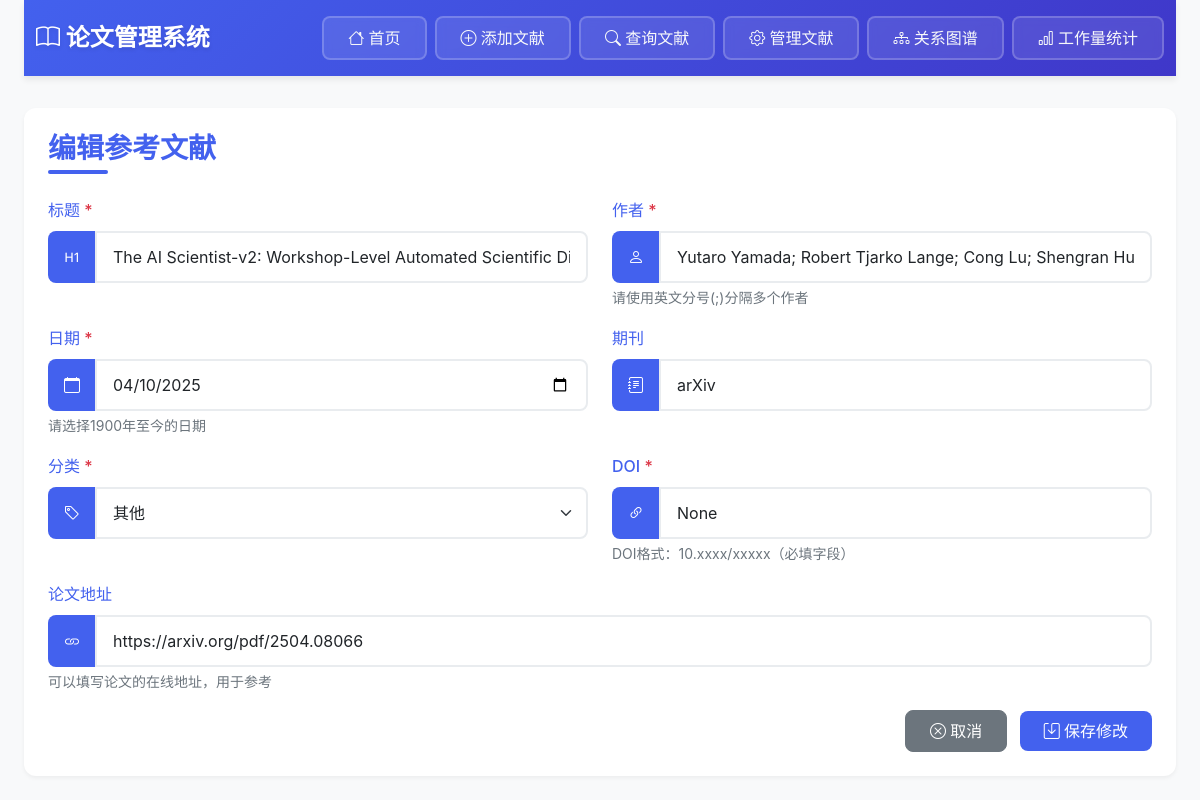
Page /edit/4 on the earlier database version.
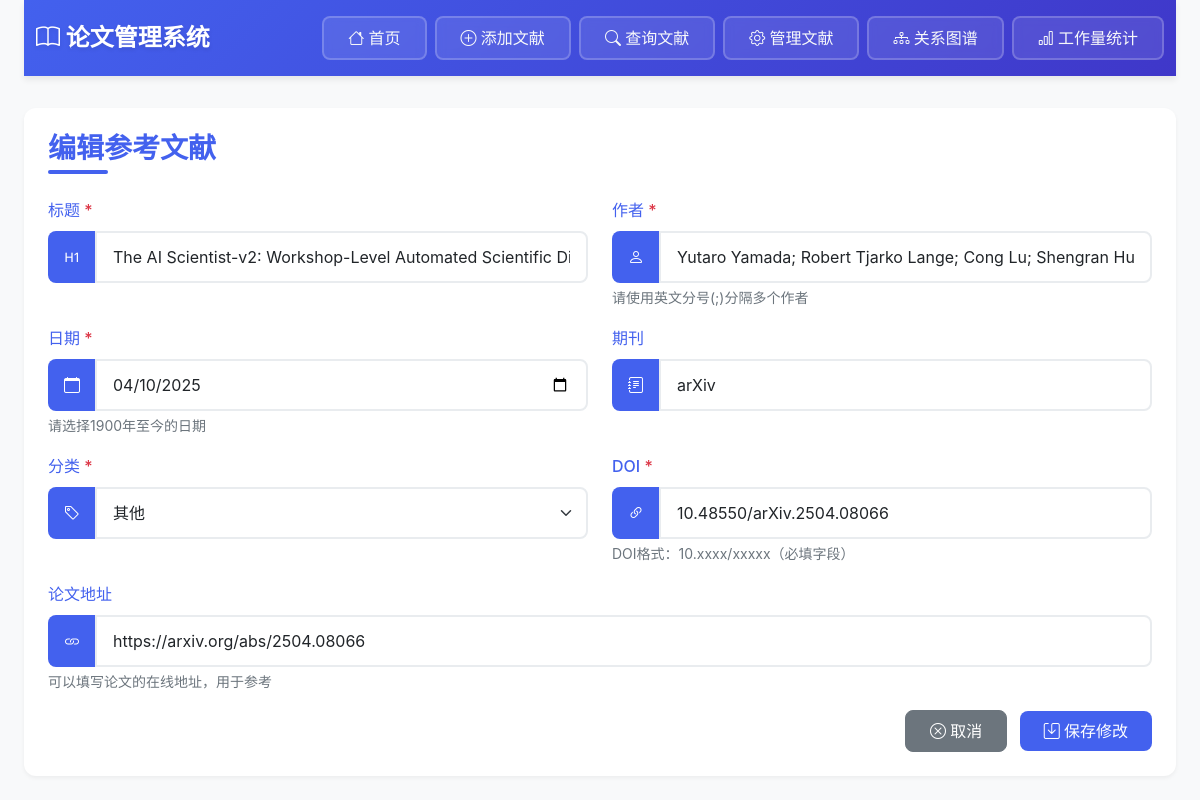
Same page on the later database version.
### tables this page shows
CREATE TABLE "paper_references" (
                id INTEGER PRIMARY KEY AUTOINCREMENT,
                title TEXT NOT NULL,
                authors TEXT NOT NULL CHECK (authors != ''),
                date TEXT NOT NULL,
                journal TEXT,
                category TEXT CHECK (category IN ('CCF-A', 'CCF-B', 'CCF-C', 'SCI', 'EI', '其他')),
                doi TEXT,
                paper_url TEXT,  -- 论文在线地址
                local_pdf TEXT,  -- 本地PDF文件名
                created_at TIMESTAMP DEFAULT CURRENT_TIMESTAMP,
                updated_at TIMESTAMP DEFAULT CURRENT_TIMESTAMP
            );

### app.py (the view, shortened to what this page needs)
@app.route('/edit/<int:ref_id>', methods=['GET', 'POST'])
def edit(ref_id):
    categories = ["CCF-A", "CCF-B", "CCF-C", "SCI", "EI", "其他"]
    ref = get_reference_by_id(ref_id)
    if not ref:
        return redirect('/manage')
    return render_template('edit.html', ref=ref, categories=categories, now=datetime.datetime.now())

### app.py (called while the page is built)
@app.after_request
def add_header(response):
    if response.mimetype == 'text/html':
        response.headers['Cache-Control'] = 'no-cache, no-store, must-revalidate'
        response.headers['Pragma'] = 'no-cache'
        response.headers['Expires'] = '0'
    return response

### database.py (called while the page is built)
def get_reference_by_id(ref_id: int) -> Optional[Tuple]:
    results = db.execute_query(
        '''SELECT * FROM "paper_references" WHERE id = ?''',
        (ref_id,)
    )
    return results[0] if results else None

    @contextmanager
    def get_connection(self):
        conn = sqlite3.connect(self.db_path)
        try:
            yield conn
        finally:
            conn.close()

    def execute_query(self, query: str, params: tuple = ()) -> List[Tuple]:
        with self.get_connection() as conn:
            cur = conn.cursor()
            cur.execute(query, params)
            return cur.fetchall()

### templates/edit.html (shortened to what the changed rows need)
{% extends "layout.html" %}
{% block content %}
<div class="card">
    <div class="card-body">
        <h2 class="page-title">编辑参考文献</h2>
        <form method="post" class="needs-validation" novalidate>
            <div class="row">
                <div class="col-md-6 mb-3">
                    <div class="input-group">
                        <span class="input-group-text"><i class="bi bi-type-h1"></i></span>
                        <input type="text" name="title" class="form-control" value="{{ ref[1] }}" required>
                    </div>
                </div>
                <div class="col-md-6 mb-3">
                    <div class="input-group">
                        <span class="input-group-text"><i class="bi bi-person"></i></span>
                        <input type="text" name="authors" class="form-control" value="{{ ref[2] }}" required
                               placeholder="多个作者用英文分号(;)分隔，例如：张三; 李四; 王五">
                    </div>
                </div>
            </div>
            <div class="row">
                <div class="col-md-6 mb-3">
                    <div class="input-group">
                        <span class="input-group-text"><i class="bi bi-calendar"></i></span>
                        <input type="date" name="date" class="form-control" value="{{ ref[3] }}" required
                               min="1900-01-01" max="{{ now.strftime('%Y-%m-%d') }}">
                    </div>
                </div>
                <div class="col-md-6 mb-3">
                    <div class="input-group">
                        <span class="input-group-text"><i class="bi bi-journal-text"></i></span>
                        <input type="text" name="journal" class="form-control" value="{{ ref[4] }}">
                    </div>
                </div>
            </div>
            <div class="row">
                <div class="col-md-6 mb-3">
                    <div class="input-group">
                        <span class="input-group-text"><i class="bi bi-tag"></i></span>
                        <select name="category" class="form-select" required>
                            {% for cat in categories %}
                            <option value="{{ cat }}" {% if cat == ref[5] %}selected{% endif %}>{{ cat }}</option>
                            {% endfor %}
                        </select>
                    </div>
                </div>
                <div class="col-md-6 mb-3">
                    <div class="input-group">
                        <span class="input-group-text"><i class="bi bi-link-45deg"></i></span>
                        <input type="text" name="doi" class="form-control" value="{{ ref[6] }}" required
                               pattern="10\.\d{4,}(?:\.\d+)*\/.+"
                               placeholder="例如：10.1000/182 或 10.1038/nphys1170">
                    </div>
                </div>
            </div>
            <div class="row">
                <div class="col-12 mb-3">
                    <div class="input-group">
                        <span class="input-group-text"><i class="bi bi-link"></i></span>
                        <input type="url" name="paper_url" class="form-control" value="{{ ref[7] }}"
                               placeholder="论文的在线地址（可选）">
                    </div>
                </div>
            </div>
        </form>
    </div>
</div>
{% endblock %}

Differences in the rows shown:
changed paper_references "arXiv": doi (not shown) → "10.48550/arXiv.2504.08066"; paper_url "https://arxiv.org/pdf/2504.08066" → "https://arxiv.org/abs/2504.08066"
Other differences:
form field doi: "None" → (not shown)
